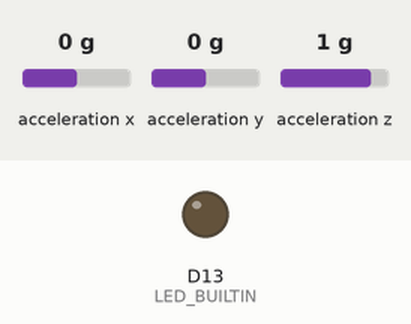
Simulated run of this sketch. Board: Arduino Nano 33 BLE. Shown: output pins drawn as LEDs (lit = HIGH). Inputs (shaded band) come from the test bench; at power-on: acceleration x 0 g, acceleration y 0 g, acceleration z 1 g. Nothing arrives over Bluetooth unless stated; a phone connects over Bluetooth LE 3 s after start; what the sketch prints to the serial monitor is not drawn.

Above: at 0.1 s.
At 3.1 s:
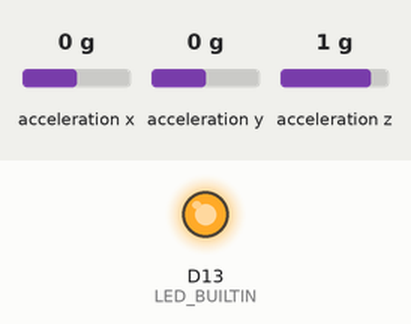
Timing chart, 0 to 4.6 s (numbered marks = the images above):
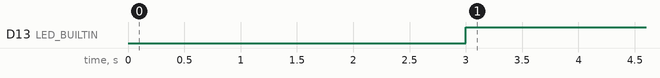

Measured:
- by itself, D13 (LED_BUILTIN): LOW → HIGH at 3.0 s

The sketch:

broadcast_accel.ino
```cpp
#include <Arduino_LSM9DS1.h>
#include <ArduinoBLE.h>
int accelX = 1, accelY = 1, accelZ = 1;
float x, y, z;

BLEService customService("1101");
BLEUnsignedIntCharacteristic customXChar("2101", BLERead | BLENotify);
BLEUnsignedIntCharacteristic customYChar("2102", BLERead | BLENotify);
BLEUnsignedIntCharacteristic customZChar("2103", BLERead | BLENotify);

void setup() {
  Serial.begin(9600);

  if (!IMU.begin()) {
    Serial.println("Cannot initialize IMU");
    while(1);
  }

  Serial.print("Accelerometer sample rate = ");
  Serial.print(IMU.accelerationSampleRate());
  Serial.println(" Hz");
  Serial.println();
  Serial.println("Acceleration in G's");
  Serial.println("XtYtZ");

  pinMode(LED_BUILTIN, OUTPUT);

  if (!BLE.begin()) {
    Serial.println("BLE failed to Initiate");
    delay(500);
    while (1);
  }

  BLE.setLocalName("Arduino Accelerometer");
  BLE.setAdvertisedService(customService);
  customService.addCharacteristic(customXChar);
  customService.addCharacteristic(customYChar);
  customService.addCharacteristic(customZChar);
  BLE.addService(customService);
  customXChar.writeValue(accelX);
  customYChar.writeValue(accelY);
  customZChar.writeValue(accelZ);

  BLE.advertise();
  Serial.println("We gucci, y'all can connect now!");
}

void loop() {
  float x, y, z;

  BLEDevice central = BLE.central();

  if (central) {
    digitalWrite(LED_BUILTIN, HIGH);

    while (central.connected()) {
      delay(200);

      // Read from accelerometer
      if (IMU.accelerationAvailable()) {
        IMU.readAcceleration(x,y,z);
        accelX = (1 + x) * 100;
        accelY = (1 + y) * 100;
        accelZ = (1 + z) * 100;
      }

      customXChar.writeValue(accelX);
      customYChar.writeValue(accelY);
      customZChar.writeValue(accelZ);
    }
  }

  digitalWrite(LED_BUILTIN, LOW);
}
```
